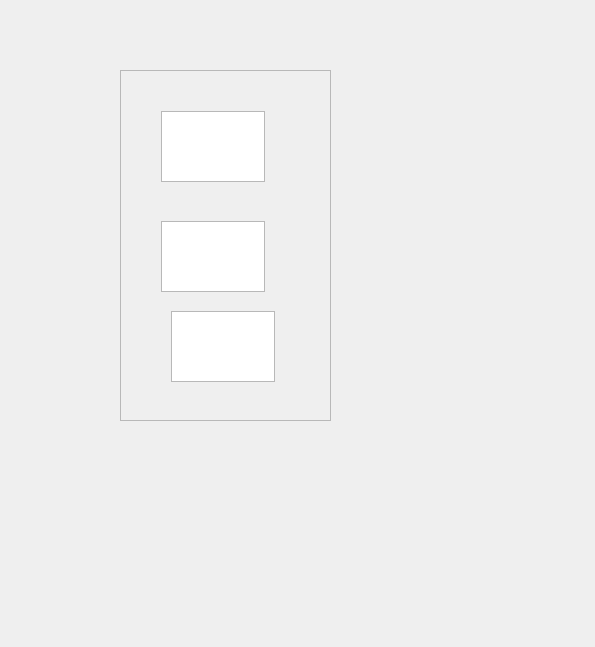
<?xml version="1.0" encoding="UTF-8"?>
<ui version="4.0">
 <class>transmit_log</class>
 <widget class="QWidget" name="transmit_log">
  <property name="geometry">
   <rect>
    <x>0</x>
    <y>0</y>
    <width>595</width>
    <height>647</height>
   </rect>
  </property>
  <property name="windowTitle">
   <string>Form</string>
  </property>
  <widget class="QScrollArea" name="scrollArea">
   <property name="geometry">
    <rect>
     <x>120</x>
     <y>70</y>
     <width>211</width>
     <height>351</height>
    </rect>
   </property>
   <property name="widgetResizable">
    <bool>true</bool>
   </property>
   <widget class="QWidget" name="scrollAreaWidgetContents">
    <property name="geometry">
     <rect>
      <x>0</x>
      <y>0</y>
      <width>209</width>
      <height>349</height>
     </rect>
    </property>
    <widget class="QTextEdit" name="textEdit">
     <property name="geometry">
      <rect>
       <x>40</x>
       <y>40</y>
       <width>104</width>
       <height>71</height>
      </rect>
     </property>
    </widget>
    <widget class="QTextEdit" name="textEdit_2">
     <property name="geometry">
      <rect>
       <x>40</x>
       <y>150</y>
       <width>104</width>
       <height>71</height>
      </rect>
     </property>
    </widget>
    <widget class="QTextEdit" name="textEdit_3">
     <property name="geometry">
      <rect>
       <x>50</x>
       <y>240</y>
       <width>104</width>
       <height>71</height>
      </rect>
     </property>
    </widget>
   </widget>
  </widget>
 </widget>
 <resources/>
 <connections/>
</ui>
